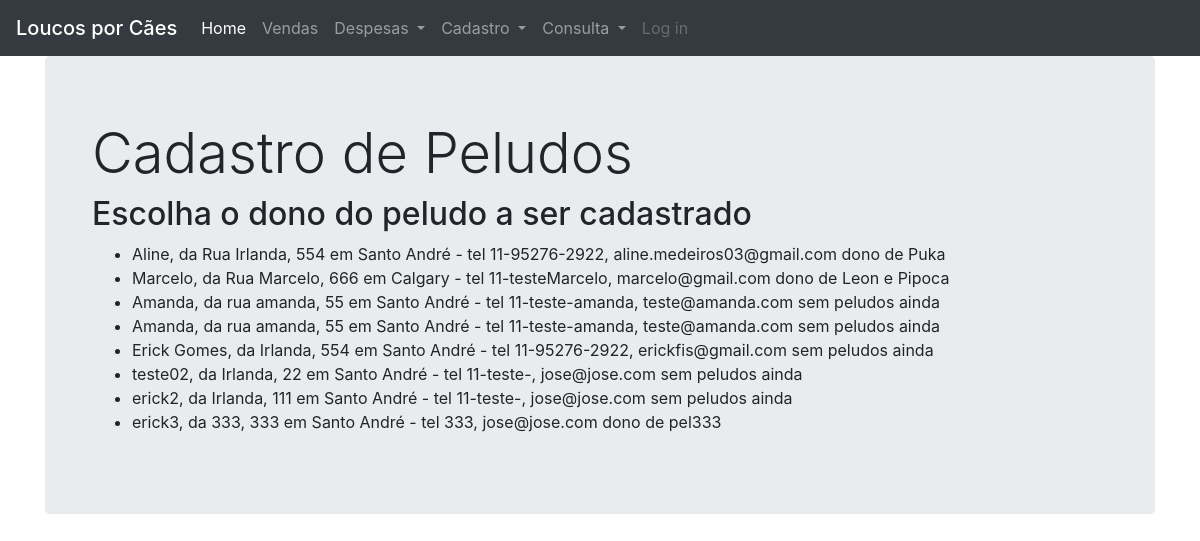
/lista_clientes, run on an earlier commit of the app's database.
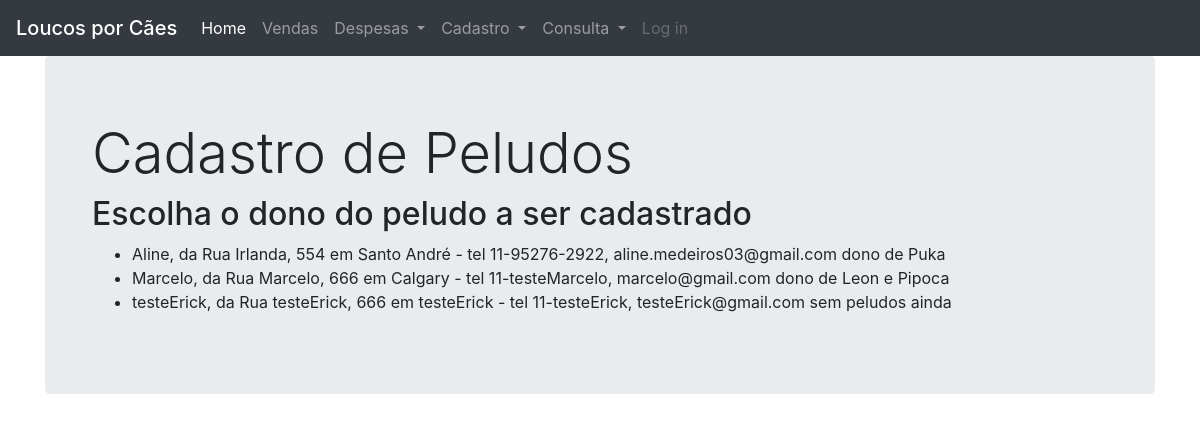
And on a later commit of the database.
### petshop/models.py (models this page shows, shortened)
class Clientes(db.Model):
    __tablename__ = 'clientes'
    id = db.Column(db.Integer, primary_key=True)
    nome = db.Column(db.NVARCHAR(30), nullable=False)
    sexo = db.Column(db.Enum('M', 'H'), nullable=False)
    peludo = db.relationship('Peludos', backref='clientes', lazy=True)
    venda_bt = db.relationship('Vendas_bt', backref='clientes', lazy=True)
    venda_hot = db.relationship('Vendas_hot', backref='clientes', lazy=True)
    venda_cur = db.relationship('Vendas_cur', backref='clientes', lazy=True)
    venda_prod = db.relationship('Vendas_prod', backref='clientes', lazy=True)
    contato = db.relationship('Contatos')
    endereco = db.relationship('Enderecos')
    def lista_peludos(self):
        caes_cliente = self.peludo
        caes_cliente = [i.nome for i in caes_cliente]
        if caes_cliente:
            texto = ' e '.join(caes_cliente)
            return f'dono de {texto}'
        return 'sem peludos ainda'
    def __repr__(self):
        return f"""
        {self.nome}, da {self.endereco[0]} - tel {self.contato[0]}
        {self.lista_peludos()}
        """

class Enderecos(db.Model):
    __tablename__ = 'enderecos'
    id = db.Column(db.Integer, primary_key=True)
    rua = db.Column(db.NVARCHAR(30))
    numero = db.Column(db.Integer)
    bairro = db.Column(db.NVARCHAR(30))
    cidade = db.Column(db.NVARCHAR(30))
    estado = db.Column(db.CHAR(2))
    distancia = db.Column(db.Float)
    cliente_id = db.Column(db.Integer, db.ForeignKey('clientes.id'))
    def __repr__(self):
        return f"{self.rua}, {self.numero} em {self.cidade}"

class Contatos(db.Model):
    __tablename__ = 'contatos'
    id = db.Column(db.Integer, primary_key=True)
    tel1 = db.Column(db.NVARCHAR(13))
    tel2 = db.Column(db.NVARCHAR(13))
    email = db.Column(db.NVARCHAR(30))
    cliente_id = db.Column(db.Integer, db.ForeignKey('clientes.id'))
    def __repr__(self):
        return f"""
        {self.tel1}, {self.email}
        """

class Peludos(db.Model):
    __tablename__ = 'peludos'
    id = db.Column(db.Integer, primary_key=True)
    nome = db.Column(db.NVARCHAR(30), nullable=False)
    breed = db.Column(db.NVARCHAR(20), nullable=False)
    pelagem = db.Column(db.Enum('longo', 'curto'), nullable=False)
    nascimento = db.Column(db.Date, nullable=True)
    data_start = db.Column(db.Date, nullable=True)
    sexo = db.Column(db.Enum('M', 'F'), nullable=False)
    castrado = db.Column(db.Enum('S', 'N'), nullable=False)
    cliente_id = db.Column(db.Integer, db.ForeignKey('clientes.id'))
    venda_bt = db.relationship('Vendas_bt', backref='peludos', lazy=True)
    venda_hot = db.relationship('Vendas_hot', backref='peludos', lazy=True)

### petshop/core/views.py (the view)
@core.route('/lista_clientes')
def lista_clientes():
    listagem = Clientes.query.all()
    return render_template('lista_clientes.html', listagem=listagem)

### petshop/templates/lista_clientes.html
{% extends "base.html" %}
{% block content %}
<div class="jumbotron">
  <div class="container">
    <h1 class="display-4">Cadastro de Peludos</h1>
    <h2>Escolha o dono do peludo a ser cadastrado</h2>
    <ul>
        {% for item in listagem %}
        <li>{{ "{}".format(item) }} </li>
        {% endfor %}
    </ul>
  </div>
</div>
{% endblock %}

### petshop/templates/base.html (shortened to what this page needs)
<!DOCTYPE html>
<html lang="en" dir="ltr">
    <head>
        <link rel="stylesheet" href="https://stackpath.bootstrapcdn.com/bootstrap/4.1.3/css/bootstrap.min.css">
    </head>
    <body>
    <nav class="navbar navbar-expand-lg navbar-dark bg-dark">
      <span class="navbar-brand mb-0 h1">Loucos por Cães</span>
      <div class="collapse navbar-collapse" id="navbarSupportedContent">
        <ul class="navbar-nav mr-auto">
          <li class="nav-item active">
            <a class="nav-link" href="{{ url_for('core.index') }}">Home<span class="sr-only">(current)</span></a>
          </li>
          <li class="nav-item">
            <a class="nav-link" href="{{ url_for('core.cadastro_vendas') }}">Vendas</a>
          </li>
          <li class="nav-item dropdown">
            <a class="nav-link dropdown-toggle" href="#" id="navbarDropdown" role="button" data-toggle="dropdown" aria-haspopup="true" aria-expanded="false">
              Despesas
            </a>
          </li>
          <li class="nav-item dropdown">
            <a class="nav-link dropdown-toggle" href="#" id="navbarDropdown" role="button" data-toggle="dropdown" aria-haspopup="true" aria-expanded="false">
              Cadastro
            </a>
          </li>
          <li class="nav-item dropdown">
            <a class="nav-link dropdown-toggle" href="#" id="navbarDropdown" role="button" data-toggle="dropdown" aria-haspopup="true" aria-expanded="false">
              Consulta
            </a>
          </li>
          <li class="nav-item">
            <a class="nav-link disabled" href="#">Log in</a>
          </li>
        </ul>
      </div>
    </nav>
    <div class="container">
      {% block content %}
      {% endblock %}
    </div>
    </body>
</html>

What changed in the data, as far as the page shows it:
removed Clientes: nome.email "Amanda, da rua amanda, 55 em Santo André - tel 11-teste-amanda, teste@amanda.com sem peludos ainda"
removed Clientes: nome.email "Erick Gomes, da Irlanda, 554 em Santo André - tel 11-95276-2922, erickfis@gmail.com sem peludos ainda"
removed Clientes: nome.email "teste02, da Irlanda, 22 em Santo André - tel 11-teste-, jose@jose.com sem peludos ainda"
removed Clientes: nome.email "erick2, da Irlanda, 111 em Santo André - tel 11-teste-, jose@jose.com sem peludos ainda"
removed Clientes: nome.nome "erick3, da 333, 333 em Santo André - tel 333, jose@jose.com dono de pel333"
changed Clientes: nome.email "Amanda, da rua amanda, 55 em Santo André - tel 11-teste-amanda, teste@amanda.com sem peludos ainda" → "testeErick, da Rua testeErick, 666 em testeErick - tel 11-testeErick, testeErick@gmail.com sem peludos ainda"
